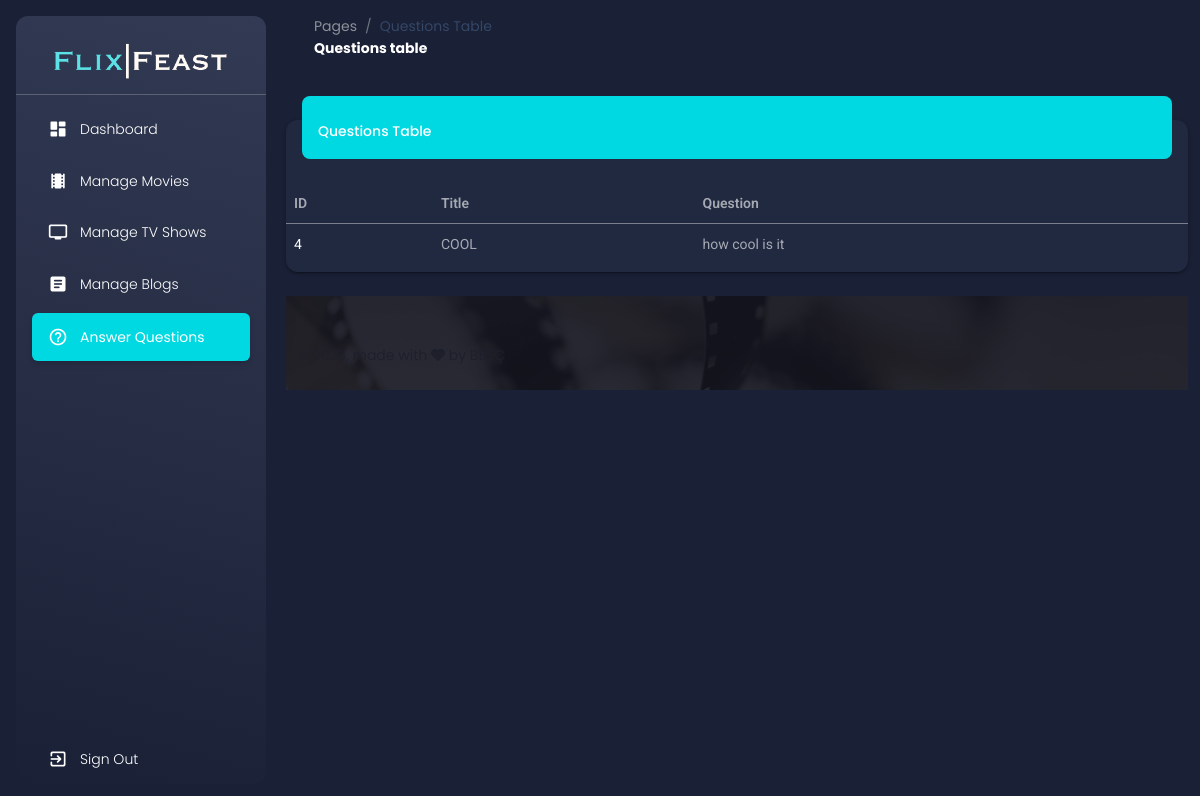
Screenshot of /dashboard/questions.php (signed in) with the database file from the repository.
### tables this page shows
CREATE TABLE `faq` (
  `ID` int(12) NOT NULL,
  `email` varchar(255) NOT NULL,
  `title` varchar(255) NOT NULL,
  `question` varchar(255) NOT NULL
);

### dashboard/questions.php (the view, shortened to what this page needs)
<!DOCTYPE html>
<html lang="en">
<head>
    <link href="assets/css2/nucleo-icons.css" rel="stylesheet" />
    <link href="assets/css2/nucleo-svg.css" rel="stylesheet" />
    <link id="pagestyle" href="assets/css2/material-dashboard.css?v=3.0.5" rel="stylesheet" />
    <link rel="stylesheet" href="style.css">
</head>
<body class="g-sidenav-show dark-version bg-gray-200">
    <?php include("header.php"); ?>
    <main class="main-content position-relative max-height-vh-100 h-100 border-radius-lg ">
        <nav class="navbar navbar-main navbar-expand-lg px-0 mx-4 shadow-none border-radius-xl" id="navbarBlur"
            data-scroll="true">
            <div class="container-fluid py-1 px-3">
                <nav aria-label="breadcrumb">
                    <ol class="breadcrumb bg-transparent mb-0 pb-0 pt-1 px-0 me-sm-6 me-5">
                        <li class="breadcrumb-item text-sm"><a class="opacity-5 text-dark" href="javascript:;">Pages</a>
                        </li>
                        <li class="breadcrumb-item text-sm text-dark active" aria-current="page">Questions Table</li>
                    </ol>
                    <h6 class="font-weight-bolder mb-0">Questions table</h6>
                </nav>
            </div>
        </nav>
        <div class="container-fluid py-4">
            <div class="row">
                <div class="col-12">
                    <div class="card my-4">
                        <div class="card-header p-0 position-relative mt-n4 mx-3 z-index-2">
                            <div class="bg-gradient-primary shadow-none border-radius-lg pt-4 pb-3">
                                <h6 class="text-white text-capitalize ps-3">Questions table</h6>
                            </div>
                        </div>
                        <div class="card-body px-0 pb-2">
                            <div class="table-responsive p-0">
                                <?php
                                include('connection.php');
                                if (isset($_GET["page"])) {
                                    $page = $_GET["page"];
                                } else {
                                    $page = 1;
                                }
                                $results_per_page = 8;
                                $start_from = ($page - 1) * $results_per_page;
                                $sql = "SELECT ID,title,question
                                    FROM faq
                                    GROUP BY ID
                                    limit $start_from, $results_per_page;";
                                echo '<table class="table align-items-center mb-0" width="300px">
                                <tr>
                                    <th>ID</th>
                                    <th>Title</th>
                                    <th>Question</th>
                                </tr>';
                                $result = mysqli_query($conn, $sql);
                                if (mysqli_num_rows($result) > 0) {
                                    while ($row = mysqli_fetch_array($result)) {
                                        echo '
                                                                    <tr>
                                                                        <td><a href="answerQuestion.php?detailsID=' . $row['ID'] . '">' . $row['ID'] . '</a></td>
                                                                        <td>' . $row['title'] . '</td>
                                                                        <td>' . $row['question'] . '</td>
                                                                    </tr>
                                                                    ';
                                    }
                                    echo '
                                                                </table>';
                                } else {
                                    echo '<td colspan="3" style="text-align:center;">There is no questions to be answered!</td></table>';
                                }
                                ?>
                            </div>
                        </div>
                    </div>
                </div>
            </div>
            <footer class="footer py-4  ">
                <div class="container-fluid">
                    <div class="row align-items-center justify-content-lg-between">
                        <div class="col-lg-6 mb-lg-0 mb-4">
                            <div class="copyright text-center text-sm text-muted text-lg-start">
                                , made with <i class="fa fa-heart"></i> by BBEÇ
                            </div>
                        </div>
                    </div>
                </div>
            </footer>
        </div>
    </main>
</body>
</html>

### assets/css/style.css (style rules this page uses)
body { line-height: 24px; font-size: 14px; color: #b6b7b9; background: #13151f; font-family: "Poppins", sans-serif; font-weight: 400; position: relative; }
h1, h2, h3, h4, h5, h6 { font-weight: 500; color: #fff; }
h1, h2, h3, h4, h5, h6, p { margin: 0px; }
h6 { font-size: 14px; }
a { transition: 0.6s; }
a, a:hover { color: #fff; }
a, a:hover, a:focus, a:active, button:focus { text-decoration: none; border: none; outline: 0; }
ol { margin-bottom: 0; }
.footer { background: url("../img/footer-bg.png") no-repeat bottom center / cover; position: relative; padding: 90px 0 30px; }
.footer::before { position: absolute; background: #13151f; top: 0; left: 0; content: ""; width: 100%; height: 100%; opacity: 0.9; }
.copyright { padding-top: 25px; }

### dashboard/questions.php (style rules this page uses)
.table td, .table th { white-space: normal; }

### rows the page displays
faq: ID "4", title "COOL", question "how cool is it"
